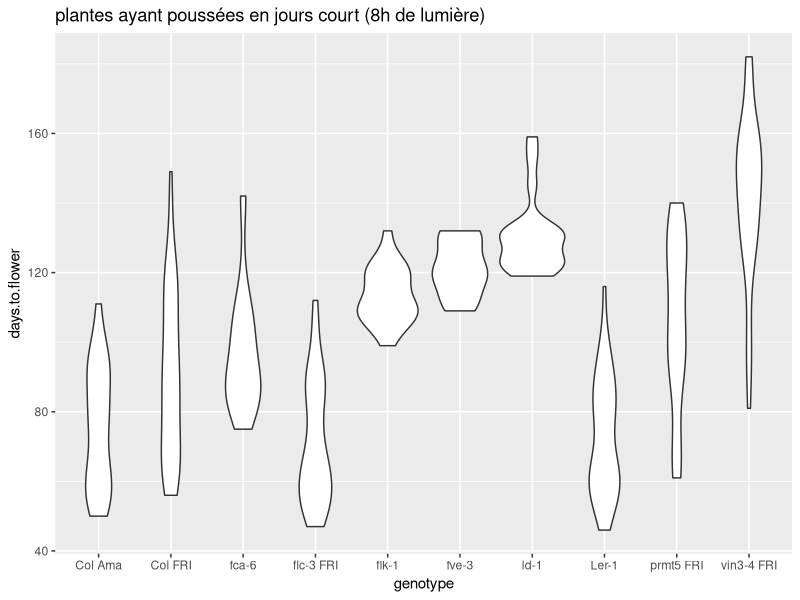
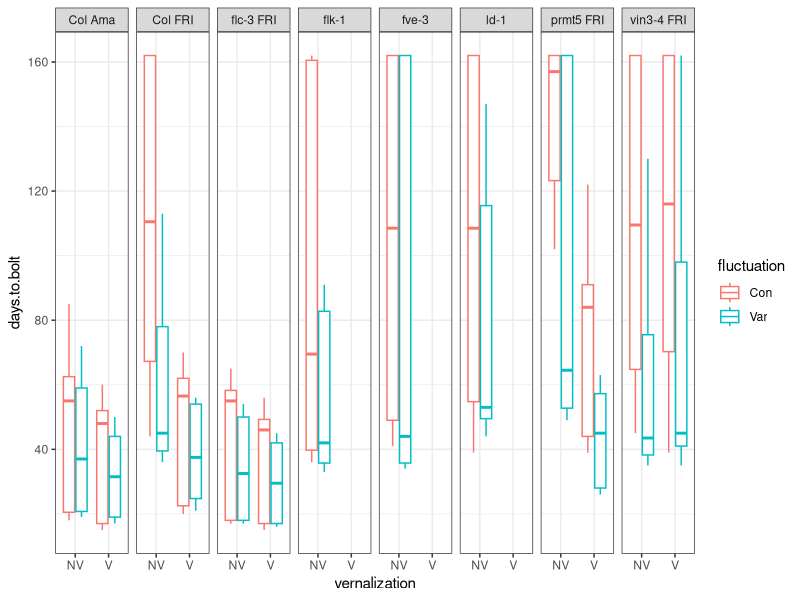
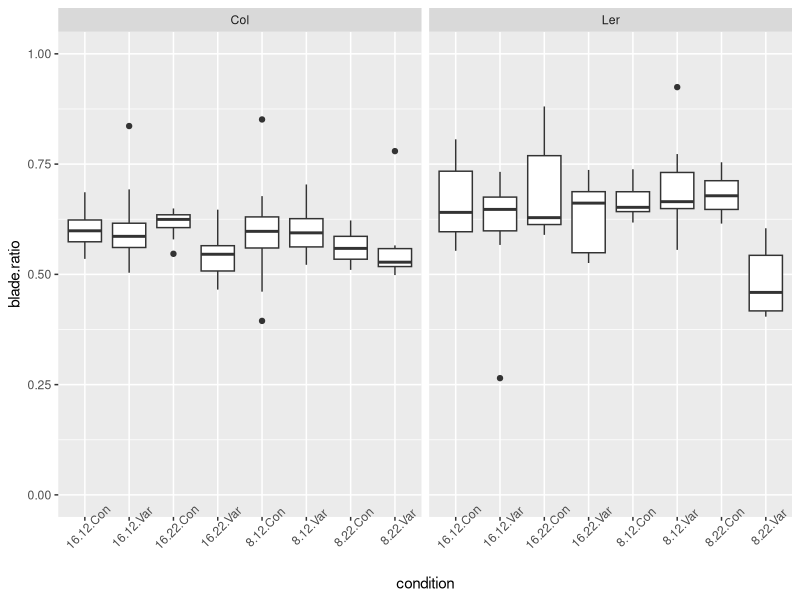
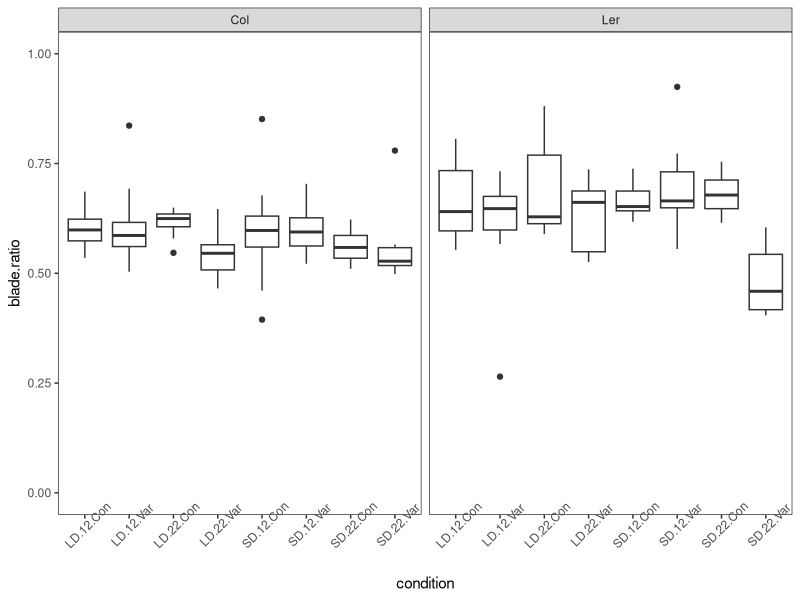

Reproduce these figures in R, in order.
## ---- chunk 1
knitr::opts_chunk$set(echo = TRUE)
## ---- chunk 2

library(tidyverse)

expt1 <- read_tsv("../data/burghardt_et_al_2015_expt1.txt")
## ---- chunk 3
select(expt1, contains("mm"))
## ---- chunk 4

# En tapant "R tidyverse select column that ends with a specific text" dans google, le 1er site (https://dplyr.tidyverse.org/reference/select.html) indique d'utiliser "ends_with" dans la fonction select

select(expt1, ends_with("bolt"))
## ---- chunk 5
select(expt1, -plant_nb, -genotype)
## ---- chunk 6
# 1. Filtrez les plantes qui ne sont pas du background Ler et qui ont été traitées avec une température fluctuante.

filter(expt1, background!="Ler" & fluctuation=="Var")


# 2. Filtrez les plantes qui ont fleuries (bolt) en moins de  57 jours et qui ont moins de 40 feuilles.

filter(expt1, days.to.bolt<57  & rosette.leaf.num<40)


# 3. Filtrez les plantes du génotype fca-6 pour qui le blade.length.mm n'est pas manquant

filter(expt1, genotype=="fca-6"  & !is.na(blade.length.mm))


## ---- chunk 7
# Il existe plusieurs solutions. En tapant "R tidyverse filter lines containing text" dans google 

# Le 2eme site (https://www.statology.org/filter-rows-that-contain-string-dplyr/) propose de faire 

expt1_col_background <- filter(expt1, grepl("Col", background))
distinct(expt1_col_background,background)


# Le 4eme site (https://sebastiansauer.github.io/dplyr_filter/) propose de faire

expt1_col_background2 <- filter(expt1, str_detect(background, "Col"))
distinct(expt1_col_background2,background)


## ---- chunk 8

filter(expt1,  background!="Ler" & fluctuation=="Var") %>% 
  select(genotype, blade.length.mm, contains("bolt"))

## ---- chunk 9

expt1 <- read_tsv("../data/burghardt_et_al_2015_expt1.txt")

expt1_filtered <- filter(expt1, fluctuation=="Con" & day.length=="16")

expt1_selected <- select(expt1_filtered,days.to.bolt:total.leaf.length.mm)

summary(expt1_selected)

## ---- chunk 10

read_tsv("../data/burghardt_et_al_2015_expt1.txt") %>% 
  filter(fluctuation=="Con" & day.length=="16") %>% 
  select(days.to.bolt:total.leaf.length.mm) %>% 
  summary()

## ---- chunk 11

filter(expt1,  day.length==8) %>% 
  ggplot((aes( x=genotype, y=days.to.flower))) +
  geom_violin() +
  ggtitle("plantes ayant poussées en jours court (8h de lumière)")

## ---- chunk 12

filter(expt1, grepl("Col", background) & temperature == 22) %>% 
  ggplot(aes(x=vernalization, y=days.to.bolt, color=fluctuation)) +
  geom_boxplot()+
  facet_grid(.~genotype) +
  theme_bw()


## ---- chunk 13

mutate(expt1, blade.ratio=blade.length.mm/total.leaf.length.mm)

## ---- chunk 14
# En tapant "mutate tidyverse create new column depending on value other column" dasn google, le 1er site (https://www.marsja.se/r-add-column-to-dataframe-based-on-other-columns-conditions-dplyr/) propose plusieurs solutions pour créer une colonne en fonction des valeurs d'une autre colonne. Voici l'une d'elles qui utilise la fonction mutate():

mutate(expt1, late.flowering=if_else(condition = days.to.bolt>70, TRUE, FALSE))

## ---- chunk 15

mutate(expt1, blade.ratio=blade.length.mm/total.leaf.length.mm) %>% 
  unite("condition", day.length, temperature, fluctuation, sep=".") %>% 
  filter(background%in%c("Col","Ler")) %>% 
  ggplot(aes(x=condition, y=blade.ratio)) +
  geom_boxplot()+
  ylim(0,1) +
  facet_grid(.~background) +
  theme(axis.text.x=element_text(angle = 45))

## ---- chunk 16

mutate(expt1, blade.ratio=blade.length.mm/total.leaf.length.mm) %>% 
  mutate(LD.SD=str_replace(day.length, "16","LD"),
         LD.SD=str_replace(LD.SD, "8","SD")) %>% 
  unite("condition", LD.SD, temperature, fluctuation, sep=".") %>% 
  filter(background%in%c("Col","Ler")) %>% 
  ggplot(aes(x=condition, y=blade.ratio)) +
  geom_boxplot()+
  ylim(0,1) +
  facet_grid(.~background) +
  theme_bw() +
  theme(axis.text.x=element_text(angle = 45),
        panel.grid.major = element_blank(), 
        panel.grid.minor = element_blank())

